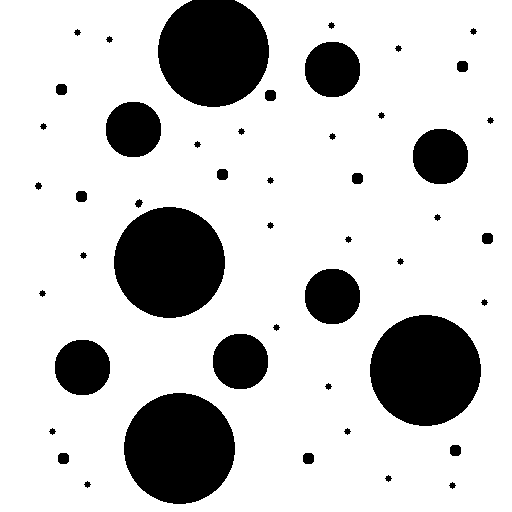
#> input picture LABS/circles1.png, 512 x 512 px, found by its file name
$ jupyter execute --allow-errors content.ipynb   (shell and % lines are left out)   (older library calls are emulated)   (text cells are left out)
#> lines starting #> are read from the running program, lines starting #| are printed output that depends on the picture; after the words box and inside, x2 and y2 are one past the last pixel; in counts of white or black regions, pixels touching at a corner belong together; pictures that were not available may be replaced by others from this repository, and a replacement may not be noted
[cell 1]
import numpy as np
import matplotlib.pyplot as plt
from matplotlib import cm
from skimage.io import imread
import skimage.filters.rank as skr
from skimage.morphology import disk

ima = imread('http://homepages.ulb.ac.be/~odebeir/data/circles1.png')==0 #to be sure objects are = 1
#> ima: shape (512, 512) bool; 21% white; 48 white regions, largest, box (x1, y1, x2, y2) and area: (114, 207, 225, 318) 9649, (370, 315, 481, 426) 9649, (124, 393, 235, 504) 9649
plt.imshow(ima,cmap=plt.cm.gray);

# use the local maximum and local minimum for dilation and erosion
#> (the rest of this cell did not finish here and is left out)

[cell 2]
# -- Your code here -- #

[cell 3]
from skimage.morphology import watershed,disk
import skimage.filters.rank as skr
from skimage.segmentation import mark_boundaries

rgba = imread('http://homepages.ulb.ac.be/~odebeir/data/road.png')
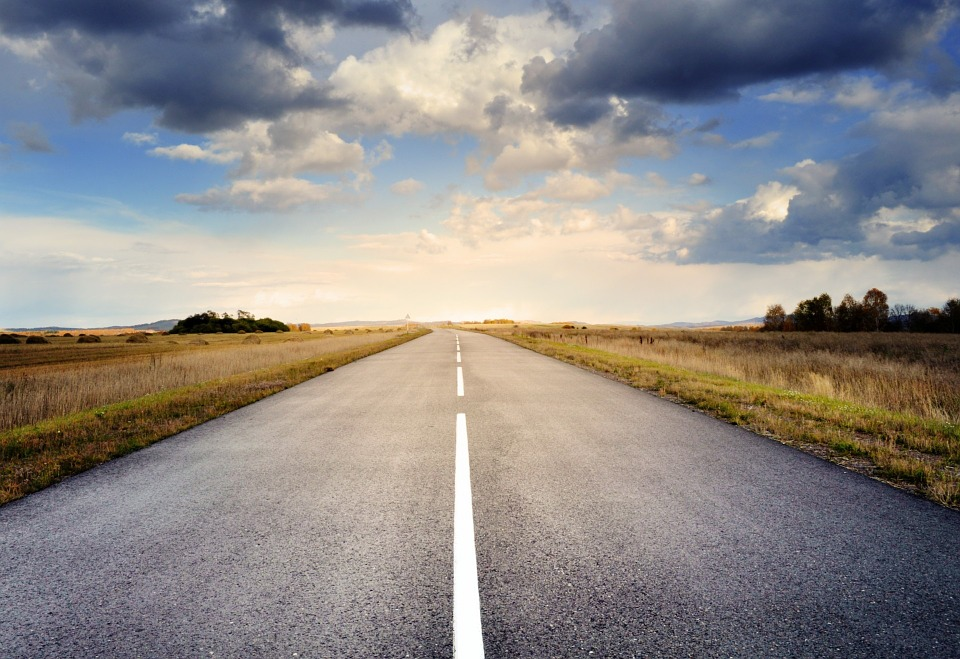
#> input picture LABS/road.jpg, 960 x 659 px, given in place of road.png, which was not available
#> rgba is the input picture: shape (659, 960, 3); mean R, G, B 142.2, 138.1, 136.2
print("Image shape:",rgba.shape) # We can see that this image has 4 channels : R,G,B and alpha (transparency)
#| Image shape: (659, 960, 3)
# The transparency channel is not actually used as everything is set to 255.
#> (the rest of this cell did not finish here and is left out)

[cell 4]
rgb = imread('http://homepages.ulb.ac.be/~odebeir/data/peppers.jpg')
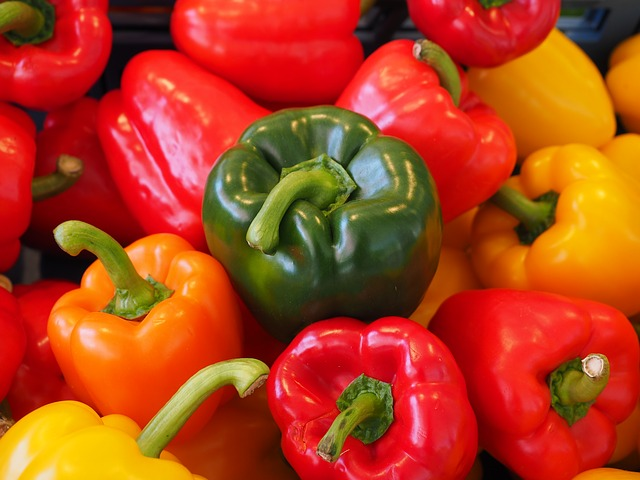
#> input picture LABS/04-Morphological operations/peppers.jpg, 640 x 480 px, found by its file name
#> rgb is the input picture: shape (480, 640, 3); mean R, G, B 177, 64.9, 26.6
print(rgb.shape,rgb.min(),rgb.max())
#| (480, 640, 3) 0 255
plt.figure()
plt.imshow(rgb)
plt.show()

# -- Your code here -- #

[cell 5]
from scipy import ndimage as ndi

ima = imread('http://homepages.ulb.ac.be/~odebeir/data/circles1.png')==0 #to be sure objects are = 1

# compute the euclidian distance to the background
distance = ndi.distance_transform_edt(ima)
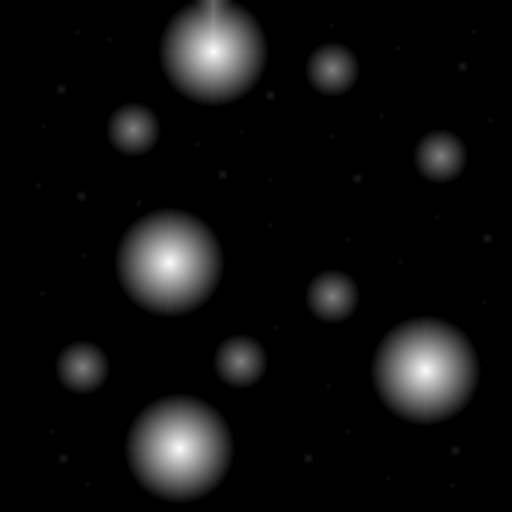
#> distance: shape (512, 512) float64; min 0, max 55.44, mean 3.3; drawn with min black and max white

plt.figure(figsize=[8,8])
plt.imshow(distance)
plt.colorbar();
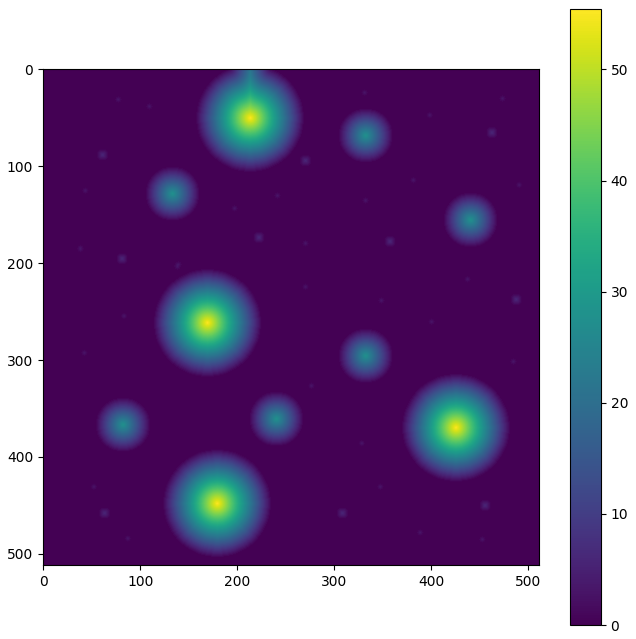
#> figure drawn by matplotlib, 2 panels

[cell 6]
m,n = ima.shape
#> m = 512; n = 512

from mpl_toolkits.mplot3d import Axes3D

fig = plt.figure(figsize=[10,10])
#> (the rest of this cell did not finish here and is left out)
